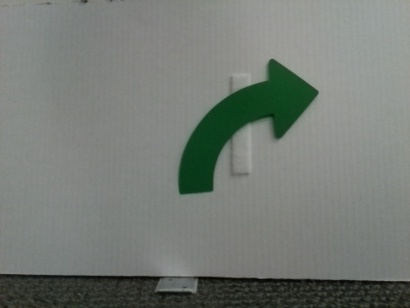
#> input picture right_train_imgs/0flip.jpg, 410 x 308 px; its folder holds 4 pictures in this run
$ python mirror_data.py
#> lines starting #> are read from the running program, lines starting #| are printed output that depends on the picture
import cv2
import os
'''
left_data_folder = '../left_train_imgs/'

file_names = os.listdir(left_data_folder)

print(file_names)

for i,files in enumerate(file_names):

    fname = left_data_folder + files

    # print(fname)

    img = cv2.imread(fname)

    print(img.shape)

    img_flip_lr = cv2.flip(img, 1)

    cv2.imshow('flipped', img_flip_lr)
    cv2.waitKey(0)

    cv2.imwrite('/home/yusuf/Desktop/CS7785/Lab_6/lab6_ws/src/team19_lab6/left_flipped/' + str(i) + 'flip.jpg', img_flip_lr)
'''
# -----------------------------------------------------------------------------------------------------------------------------------

left_data_folder = '../right_train_imgs/'

file_names = os.listdir(left_data_folder)

print(file_names)

for i,files in enumerate(file_names):

    fname = left_data_folder + files

    # print(fname)

    img = cv2.imread(fname)
#> img is the input picture: shape (308, 410, 3); mean B, G, R 117.6, 123, 117.7

    print(img.shape)
#| (308, 410, 3)

    img_flip_lr = cv2.flip(img, 1)
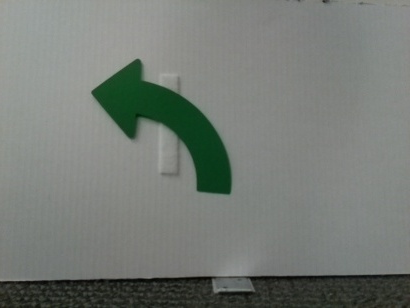
#> img_flip_lr: shape (308, 410, 3); mean B, G, R 117.6, 123, 117.7

    cv2.imshow('flipped', img_flip_lr)
    cv2.waitKey(0)

    cv2.imwrite('/home/yusuf/Desktop/CS7785/Lab_6/lab6_ws/src/team19_lab6/right_flipped/' + str(i) + 'flip.jpg', img_flip_lr)
#> pass 2 of the loop `for i,files in enumerate(file_names):`:
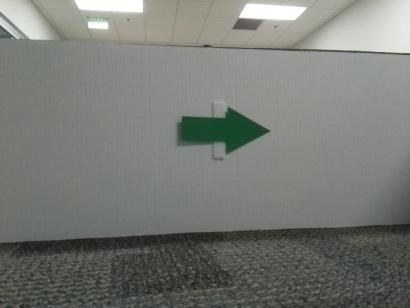
#> input picture right_train_imgs/11flip.jpg, 410 x 308 px
#> img is the input picture: shape (308, 410, 3); mean B, G, R 117.2, 122.4, 119.8
#| (308, 410, 3)
#> `img_flip_lr = cv2.flip(img, 1)`:
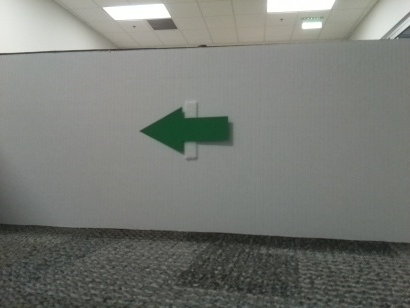
#> img_flip_lr: shape (308, 410, 3); mean B, G, R 117.2, 122.4, 119.8
#> pass 3 of the loop `for i,files in enumerate(file_names):`:
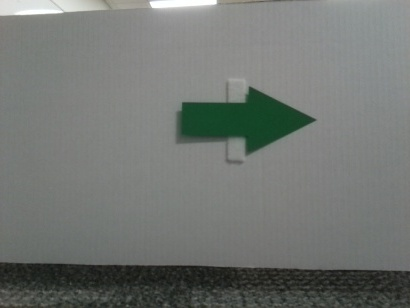
#> input picture right_train_imgs/13flip.jpg, 410 x 308 px
#> img is the input picture: shape (308, 410, 3); mean B, G, R 114.4, 117.9, 114.2
#| (308, 410, 3)
#> `img_flip_lr = cv2.flip(img, 1)`:
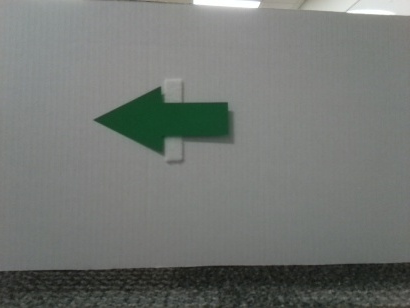
#> img_flip_lr: shape (308, 410, 3); mean B, G, R 114.4, 117.9, 114.2
#> the loop made 4 passes; the first 3 are shown
